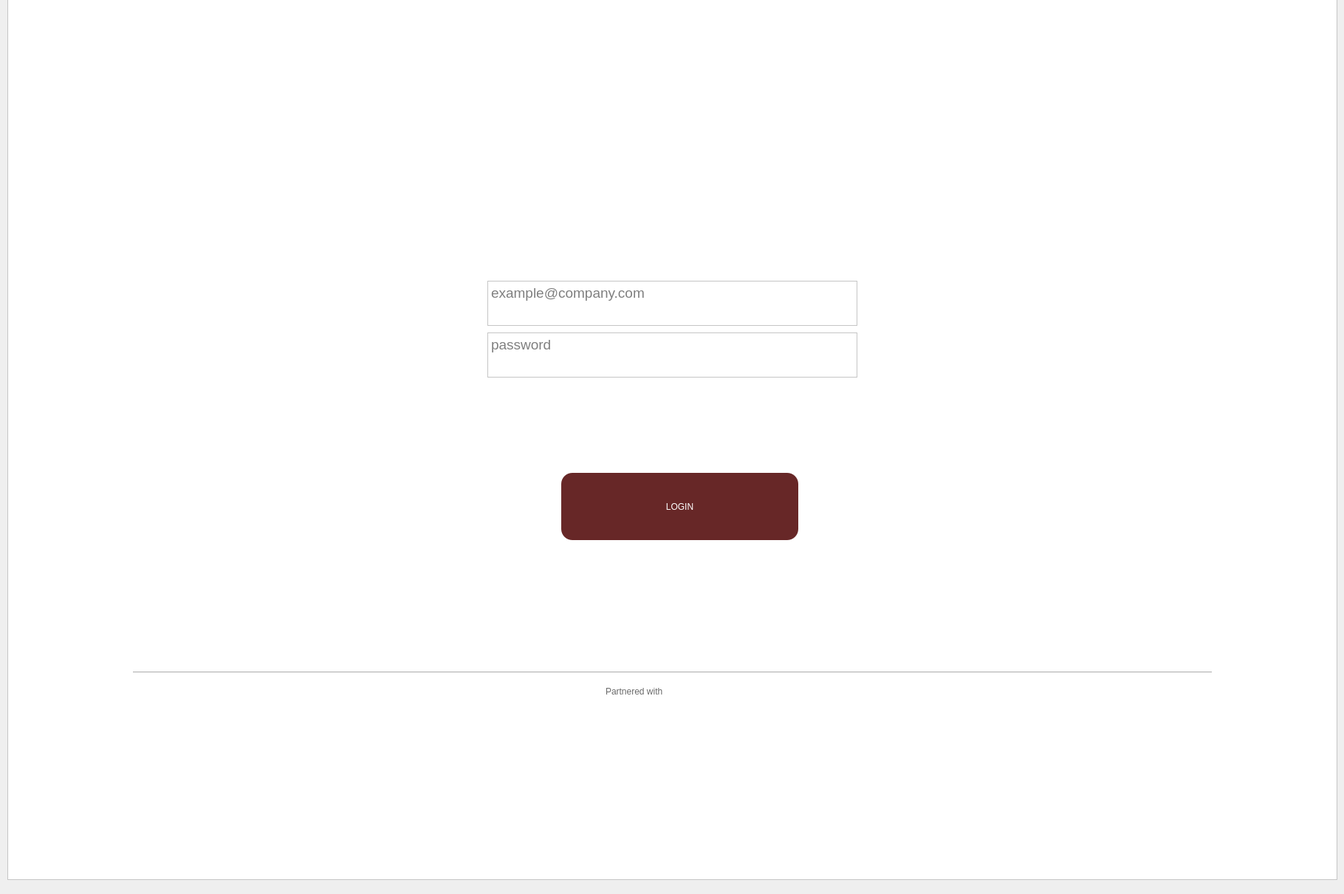
    <widget class="QWidget" name="login_page">
     <widget class="QFrame" name="frame">
      <property name="geometry">
       <rect>
        <x>10</x>
        <y>-10</y>
        <width>1801</width>
        <height>1201</height>
       </rect>
      </property>
      <property name="styleSheet">
       <string notr="true">background-color: rgb(255, 255, 255);</string>
      </property>
      <property name="frameShape">
       <enum>QFrame::StyledPanel</enum>
      </property>
      <property name="frameShadow">
       <enum>QFrame::Raised</enum>
      </property>
      <widget class="QLabel" name="logo">
       <property name="geometry">
        <rect>
         <x>500</x>
         <y>-140</y>
         <width>771</width>
         <height>631</height>
        </rect>
       </property>
       <property name="text">
        <string/>
       </property>
       <property name="pixmap">
        <pixmap>ui/logo.jpg</pixmap>
       </property>
       <property name="scaledContents">
        <bool>true</bool>
       </property>
       <property name="wordWrap">
        <bool>false</bool>
       </property>
      </widget>
      <widget class="QTextEdit" name="mail_input">
       <property name="geometry">
        <rect>
         <x>650</x>
         <y>390</y>
         <width>501</width>
         <height>61</height>
        </rect>
       </property>
       <property name="font">
        <font>
         <pointsize>14</pointsize>
        </font>
       </property>
       <property name="lineWrapMode">
        <enum>QTextEdit::NoWrap</enum>
       </property>
       <property name="html">
        <string>&lt;!DOCTYPE HTML PUBLIC &quot;-//W3C//DTD HTML 4.0//EN&quot; &quot;http://www.w3.org/TR/REC-html40/strict.dtd&quot;&gt;
&lt;html&gt;&lt;head&gt;&lt;meta name=&quot;qrichtext&quot; content=&quot;1&quot; /&gt;&lt;style type=&quot;text/css&quot;&gt;
p, li { white-space: pre-wrap; }
&lt;/style&gt;&lt;/head&gt;&lt;body style=&quot; font-family:'MS Shell Dlg 2'; font-size:14pt; font-weight:400; font-style:normal;&quot;&gt;
&lt;p style=&quot;-qt-paragraph-type:empty; margin-top:0px; margin-bottom:0px; margin-left:0px; margin-right:0px; -qt-block-indent:0; text-indent:0px;&quot;&gt;&lt;br /&gt;&lt;/p&gt;&lt;/body&gt;&lt;/html&gt;</string>
       </property>
       <property name="tabStopWidth">
        <number>20</number>
       </property>
       <property name="textInteractionFlags">
        <set>Qt::TextEditorInteraction</set>
       </property>
       <property name="placeholderText">
        <string notr="true">example@company.com</string>
       </property>
      </widget>
      <widget class="QTextEdit" name="password_input">
       <property name="geometry">
        <rect>
         <x>650</x>
         <y>460</y>
         <width>501</width>
         <height>61</height>
        </rect>
       </property>
       <property name="font">
        <font>
         <pointsize>14</pointsize>
        </font>
       </property>
       <property name="autoFillBackground">
        <bool>false</bool>
       </property>
       <property name="lineWrapMode">
        <enum>QTextEdit::NoWrap</enum>
       </property>
       <property name="html">
        <string>&lt;!DOCTYPE HTML PUBLIC &quot;-//W3C//DTD HTML 4.0//EN&quot; &quot;http://www.w3.org/TR/REC-html40/strict.dtd&quot;&gt;
&lt;html&gt;&lt;head&gt;&lt;meta name=&quot;qrichtext&quot; content=&quot;1&quot; /&gt;&lt;style type=&quot;text/css&quot;&gt;
p, li { white-space: pre-wrap; }
&lt;/style&gt;&lt;/head&gt;&lt;body style=&quot; font-family:'MS Shell Dlg 2'; font-size:14pt; font-weight:400; font-style:normal;&quot;&gt;
&lt;p style=&quot;-qt-paragraph-type:empty; margin-top:0px; margin-bottom:0px; margin-left:0px; margin-right:0px; -qt-block-indent:0; text-indent:0px;&quot;&gt;&lt;br /&gt;&lt;/p&gt;&lt;/body&gt;&lt;/html&gt;</string>
       </property>
       <property name="tabStopWidth">
        <number>15</number>
       </property>
       <property name="textInteractionFlags">
        <set>Qt::TextEditorInteraction</set>
       </property>
       <property name="placeholderText">
        <string notr="true">password</string>
       </property>
      </widget>
      <widget class="QPushButton" name="enter_button">
       <property name="geometry">
        <rect>
         <x>750</x>
         <y>650</y>
         <width>321</width>
         <height>91</height>
        </rect>
       </property>
       <property name="styleSheet">
        <string notr="true">background-color: rgb(103, 39, 39);
font: 25 18pt &quot;Segoe UI Light&quot;;
color: rgb(255,255,255);

border-radius : 15px;</string>
       </property>
       <property name="text">
        <string>LOGIN</string>
       </property>
      </widget>
      <widget class="Line" name="line">
       <property name="geometry">
        <rect>
         <x>170</x>
         <y>910</y>
         <width>1461</width>
         <height>20</height>
        </rect>
       </property>
       <property name="orientation">
        <enum>Qt::Horizontal</enum>
       </property>
      </widget>
      <widget class="QLabel" name="logo_3">
       <property name="geometry">
        <rect>
         <x>460</x>
         <y>990</y>
         <width>451</width>
         <height>121</height>
        </rect>
       </property>
       <property name="text">
        <string/>
       </property>
       <property name="pixmap">
        <pixmap>ui/company_logo_2.png</pixmap>
       </property>
       <property name="scaledContents">
        <bool>true</bool>
       </property>
       <property name="wordWrap">
        <bool>false</bool>
       </property>
      </widget>
      <widget class="QLabel" name="logo_4">
       <property name="geometry">
        <rect>
         <x>1070</x>
         <y>960</y>
         <width>181</width>
         <height>181</height>
        </rect>
       </property>
       <property name="text">
        <string/>
       </property>
       <property name="pixmap">
        <pixmap>ui/company_logo_3.png</pixmap>
       </property>
       <property name="scaledContents">
        <bool>true</bool>
       </property>
       <property name="wordWrap">
        <bool>false</bool>
       </property>
      </widget>
      <widget class="QLabel" name="logo_5">
       <property name="geometry">
        <rect>
         <x>1500</x>
         <y>970</y>
         <width>191</width>
         <height>181</height>
        </rect>
       </property>
       <property name="text">
        <string/>
       </property>
       <property name="pixmap">
        <pixmap>ui/company_logo_4.jpg</pixmap>
       </property>
       <property name="scaledContents">
        <bool>true</bool>
       </property>
       <property name="wordWrap">
        <bool>false</bool>
       </property>
      </widget>
      <widget class="QLabel" name="logo_6">
       <property name="geometry">
        <rect>
         <x>140</x>
         <y>980</y>
         <width>271</width>
         <height>121</height>
        </rect>
       </property>
       <property name="text">
        <string/>
       </property>
       <property name="pixmap">
        <pixmap>ui/company_logo_6.png</pixmap>
       </property>
       <property name="scaledContents">
        <bool>true</bool>
       </property>
       <property name="wordWrap">
        <bool>false</bool>
       </property>
      </widget>
      <widget class="QLabel" name="label">
       <property name="geometry">
        <rect>
         <x>810</x>
         <y>930</y>
         <width>241</width>
         <height>31</height>
        </rect>
       </property>
       <property name="styleSheet">
        <string notr="true">font: italic 14pt &quot;MS Sans Serif&quot;;
color : rgb(105, 105, 105);</string>
       </property>
       <property name="text">
        <string>Partnered with </string>
       </property>
      </widget>
     </widget>
    </widget>
